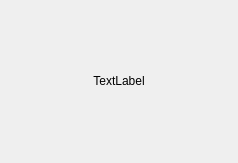
<?xml version="1.0" encoding="UTF-8"?>
<ui version="4.0">
 <class>ViewItem</class>
 <widget class="QWidget" name="ViewItem">
  <property name="geometry">
   <rect>
    <x>0</x>
    <y>0</y>
    <width>238</width>
    <height>163</height>
   </rect>
  </property>
  <property name="windowTitle">
   <string>Form</string>
  </property>
  <layout class="QGridLayout" name="gridLayout">
   <property name="leftMargin">
    <number>0</number>
   </property>
   <property name="topMargin">
    <number>0</number>
   </property>
   <property name="rightMargin">
    <number>0</number>
   </property>
   <property name="bottomMargin">
    <number>0</number>
   </property>
   <property name="spacing">
    <number>0</number>
   </property>
   <item row="0" column="0">
    <widget class="QWidget" name="widget" native="true">
     <layout class="QGridLayout" name="gridLayout_2">
      <property name="leftMargin">
       <number>0</number>
      </property>
      <property name="topMargin">
       <number>0</number>
      </property>
      <property name="rightMargin">
       <number>0</number>
      </property>
      <property name="bottomMargin">
       <number>0</number>
      </property>
      <property name="spacing">
       <number>0</number>
      </property>
      <item row="0" column="0">
       <layout class="QVBoxLayout" name="verticalLayout">
        <item>
         <layout class="QHBoxLayout" name="horizontalLayout"/>
        </item>
        <item>
         <widget class="QLabel" name="label">
          <property name="sizePolicy">
           <sizepolicy hsizetype="Preferred" vsizetype="Fixed">
            <horstretch>0</horstretch>
            <verstretch>0</verstretch>
           </sizepolicy>
          </property>
          <property name="text">
           <string>TextLabel</string>
          </property>
          <property name="alignment">
           <set>Qt::AlignCenter</set>
          </property>
         </widget>
        </item>
       </layout>
      </item>
     </layout>
    </widget>
   </item>
  </layout>
 </widget>
 <resources/>
 <connections/>
</ui>
